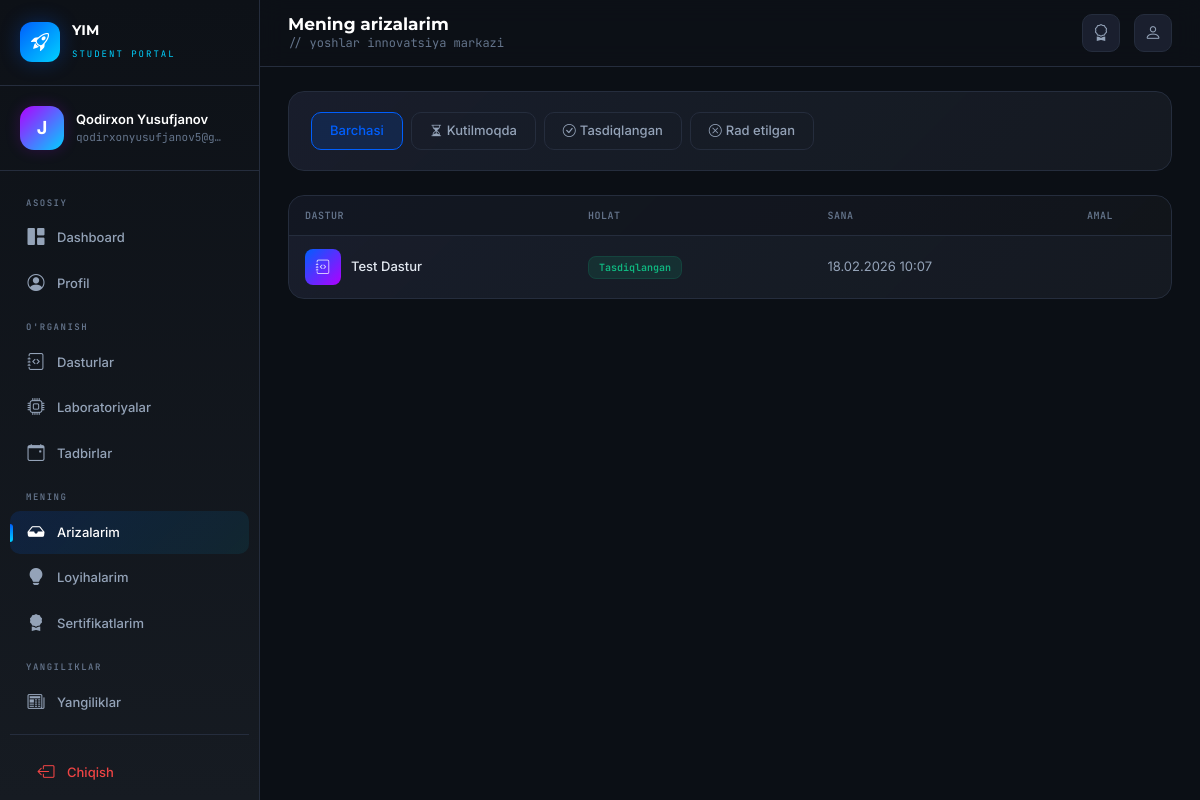
The page /student/applications/ (signed in) on the database its author committed.
### accounts/models.py (models this page shows, shortened)
class User(AbstractUser):
    ROLE_CHOICES = (
        ('admin', 'Admin'),
        ('student', 'Student'),
    )
    role = models.CharField(max_length=10, choices=ROLE_CHOICES, default='student')
    phone = models.CharField(max_length=20, blank=True, null=True)
    avatar = models.ImageField(upload_to='avatars/', blank=True, null=True)
    bio = models.TextField(blank=True, null=True)
    birth_date = models.DateField(blank=True, null=True)

### dashboard/models.py (models this page shows, shortened)
class Application(models.Model):
    STATUS_CHOICES = (
        ('pending', 'Kutilmoqda'),
        ('approved', 'Tasdiqlangan'),
        ('rejected', 'Rad etilgan'),
    )
    user = models.ForeignKey(settings.AUTH_USER_MODEL, on_delete=models.CASCADE, related_name='applications', verbose_name="Foydalanuvchi")
    program = models.ForeignKey(Program, on_delete=models.CASCADE, related_name='applications', verbose_name="Dastur")
    status = models.CharField(max_length=20, choices=STATUS_CHOICES, default='pending', verbose_name="Holat")
    message = models.TextField(blank=True, verbose_name="Xabar")
    created_at = models.DateTimeField(auto_now_add=True)
    updated_at = models.DateTimeField(auto_now=True)
    class Meta:
        ordering = ['-created_at']
        verbose_name = "Ariza"
        verbose_name_plural = "Arizalar"

class Program(models.Model):
    LEVEL_CHOICES = (
        ('beginner', "Boshlang'ich"),
        ('advanced', "Ilg'or"),
    )
    FORMAT_CHOICES = (
        ('offline', 'Offline'),
        ('online', 'Online'),
        ('hybrid', 'Gibrid'),
    )
    name = models.CharField(max_length=200, verbose_name="Nomi")
    laboratory = models.ForeignKey(Laboratory, on_delete=models.SET_NULL, null=True, blank=True, related_name='programs', verbose_name="Laboratoriya")
    image = models.ImageField(upload_to='programs/', blank=True, null=True, verbose_name="Rasm")
    description = models.TextField(blank=True, verbose_name="Tavsif")
    level = models.CharField(max_length=20, choices=LEVEL_CHOICES, default='beginner', verbose_name="Daraja")
    age_min = models.PositiveIntegerField(default=10, verbose_name="Minimal yosh")
    age_max = models.PositiveIntegerField(default=25, verbose_name="Maksimal yosh")
    format = models.CharField(max_length=20, choices=FORMAT_CHOICES, default='offline', verbose_name="Format")
    duration = models.CharField(max_length=100, blank=True, verbose_name="Davomiylik")
    start_date = models.DateField(blank=True, null=True, verbose_name="Boshlanish sanasi")
    end_date = models.DateField(blank=True, null=True, verbose_name="Tugash sanasi")
    is_active = models.BooleanField(default=True, verbose_name="Faol")
    created_at = models.DateTimeField(auto_now_add=True)
    updated_at = models.DateTimeField(auto_now=True)
    class Meta:
        ordering = ['-created_at']
        verbose_name = "Dastur"
        verbose_name_plural = "Dasturlar"

### student/views.py (the view)
# urls.py: path('applications/', views.my_applications, name='my_applications'),
@student_required
def my_applications(request):
    applications = Application.objects.filter(user=request.user).select_related('program')
    status_filter = request.GET.get('status', '')
    if status_filter:
        applications = applications.filter(status=status_filter)
    return render(request, 'student/applications.html', {
        'applications': applications,
        'status_filter': status_filter,
    })

### dashboard/context_processors.py (called while the page is built)
def pending_applications(request):
    if request.user.is_authenticated:
        try:
            count = Application.objects.filter(status='pending').count()
            return {'pending_count': count}
        except Exception:
            return {'pending_count': 0}
    return {'pending_count': 0}

### student/views.py (called while the page is built)
def student_required(view_func):
    @wraps(view_func)
    @login_required(login_url='/login/')
    def wrapper(request, *args, **kwargs):
        return view_func(request, *args, **kwargs)
    return wrapper

### templates/student/applications.html (shortened to what this page needs)
{% extends "student/base.html" %}
{% block page_title %}Mening arizalarim{% endblock %}
{% block content %}
<div class="fade-up">
    <div class="glass-card mb-4">
        <div class="glass-card-body">
            <div class="d-flex flex-wrap gap-2">
                <a href="{% url 'student:my_applications' %}" class="btn-ghost {% if not request.GET.status %}active{% endif %}">
                    Barchasi
                </a>
                <a href="{% url 'student:my_applications' %}?status=pending" class="btn-ghost {% if request.GET.status == 'pending' %}active{% endif %}">
                    <i class="bi bi-hourglass-split me-1"></i>Kutilmoqda
                </a>
                <a href="{% url 'student:my_applications' %}?status=approved" class="btn-ghost {% if request.GET.status == 'approved' %}active{% endif %}">
                    <i class="bi bi-check-circle me-1"></i>Tasdiqlangan
                </a>
                <a href="{% url 'student:my_applications' %}?status=rejected" class="btn-ghost {% if request.GET.status == 'rejected' %}active{% endif %}">
                    <i class="bi bi-x-circle me-1"></i>Rad etilgan
                </a>
            </div>
        </div>
    </div>
    {% if applications %}
    <div class="glass-card d-none d-md-block">
        <div class="glass-card-body p-0">
            <table class="dark-table">
                <thead>
                    <tr>
                        <th>Dastur</th>
                        <th>Holat</th>
                        <th>Sana</th>
                        <th style="width: 100px;">Amal</th>
                    </tr>
                </thead>
                <tbody>
                    {% for app in applications %}
                    <tr>
                        <td>
                            <div style="display: flex; align-items: center; gap: 10px;">
                                <div style="width: 36px; height: 36px; border-radius: 8px; background: linear-gradient(135deg, var(--primary), var(--purple)); display: flex; align-items: center; justify-content: center; flex-shrink: 0;">
                                    <i class="bi bi-journal-code" style="color: rgba(255,255,255,0.8); font-size: 0.9rem;"></i>
                                </div>
                                <span style="color: var(--text-main); font-weight: 500;">{{ app.program.name }}</span>
                            </div>
                        </td>
                        <td>
                            {% if app.status == "pending" %}
                                <span class="status-badge status-pending">Kutilmoqda</span>
                            {% elif app.status == "approved" %}
                                <span class="status-badge status-approved">Tasdiqlangan</span>
                            {% elif app.status == "rejected" %}
                                <span class="status-badge status-rejected">Rad etilgan</span>
                            {% endif %}
                        </td>
                        <td style="color: var(--text-dim);">{{ app.created_at|date:"d.m.Y H:i" }}</td>
                        <td>
                        </td>
                    </tr>
                    {% endfor %}
                </tbody>
            </table>
        </div>
    </div>
    {% endif %}
</div>
{% endblock %}

### templates/student/base.html (shortened to what this page needs)
{% load static %}
<!DOCTYPE html>
<html lang="uz">
<head>
    <link href="https://cdn.jsdelivr.net/npm/bootstrap@5.3.3/dist/css/bootstrap.min.css" rel="stylesheet">
    <link href="https://cdn.jsdelivr.net/npm/bootstrap-icons@1.11.3/font/bootstrap-icons.min.css" rel="stylesheet">
</head>
<body>
    <aside class="sidebar" id="sidebar">
        <div class="sidebar-brand">
            <div class="brand-logo"><i class="bi bi-rocket-takeoff"></i></div>
            <div class="brand-text">
                <h5>YIM</h5>
                <small>Student Portal</small>
            </div>
        </div>
        <div class="sidebar-profile">
            <div class="profile-avatar">
                {% if request.user.avatar %}
                <img src="{{ request.user.avatar.url }}" alt="">
                {% else %}
                {{ request.user.username|first|upper }}
                {% endif %}
            </div>
            <div class="profile-info">
                <div class="name">{{ request.user.get_full_name|default:request.user.username }}</div>
                <span class="email">{{ request.user.email|default:"student" }}</span>
            </div>
        </div>
        <nav class="sidebar-nav">
            <div class="nav-label">Asosiy</div>
            <a href="{% url 'student:home' %}" class="nav-item {% if request.resolver_match.url_name == 'home' %}active{% endif %}">
                <i class="bi bi-grid-1x2-fill"></i> Dashboard
            </a>
            <a href="{% url 'student:profile' %}" class="nav-item {% if request.resolver_match.url_name == 'profile' %}active{% endif %}">
                <i class="bi bi-person-circle"></i> Profil
            </a>
            <div class="nav-label">O'rganish</div>
            <a href="{% url 'student:program_list' %}" class="nav-item {% if 'program' in request.resolver_match.url_name %}active{% endif %}">
                <i class="bi bi-journal-code"></i> Dasturlar
            </a>
            <a href="{% url 'student:laboratory_list' %}" class="nav-item {% if 'laboratory' in request.resolver_match.url_name %}active{% endif %}">
                <i class="bi bi-cpu"></i> Laboratoriyalar
            </a>
            <a href="{% url 'student:event_list' %}" class="nav-item {% if 'event' in request.resolver_match.url_name %}active{% endif %}">
                <i class="bi bi-calendar-event"></i> Tadbirlar
            </a>
            <div class="nav-label">Mening</div>
            <a href="{% url 'student:my_applications' %}" class="nav-item {% if 'application' in request.resolver_match.url_name %}active{% endif %}">
                <i class="bi bi-inbox-fill"></i> Arizalarim
            </a>
            <a href="{% url 'student:my_projects' %}" class="nav-item {% if 'project' in request.resolver_match.url_name %}active{% endif %}">
                <i class="bi bi-lightbulb-fill"></i> Loyihalarim
            </a>
            <a href="{% url 'student:my_certificates' %}" class="nav-item {% if 'certificate' in request.resolver_match.url_name %}active{% endif %}">
                <i class="bi bi-award-fill"></i> Sertifikatlarim
            </a>
            <div class="nav-label">Yangiliklar</div>
            <a href="{% url 'student:news_list' %}" class="nav-item {% if 'news' in request.resolver_match.url_name %}active{% endif %}">
                <i class="bi bi-newspaper"></i> Yangiliklar
            </a>
            <div style="padding: 16px 10px; margin-top: 10px; border-top: 1px solid var(--dark-border);">
                <a href="{% url 'logout' %}" class="nav-item" style="color: var(--red);">
                    <i class="bi bi-box-arrow-left"></i> Chiqish
                </a>
            </div>
        </nav>
    </aside>
    <div class="main">
        <header class="topbar">
            <div class="topbar-left">
                <div class="page-heading">
                    <h4>{% block page_title %}Dashboard{% endblock %}</h4>
                    <p>{% block page_sub %}// yoshlar innovatsiya markazi{% endblock %}</p>
                </div>
            </div>
            <div class="topbar-right">
                <a href="{% url 'student:my_certificates' %}" class="topbar-btn" title="Sertifikatlar">
                    <i class="bi bi-award"></i>
                </a>
                <a href="{% url 'student:profile' %}" class="topbar-btn" title="Profil">
                    <i class="bi bi-person"></i>
                </a>
            </div>
        </header>
        <div class="content">
            {% block content %}{% endblock %}
        </div>
    </div>
</body>
</html>

### templates/student/applications.html (style rules this page uses)
.btn-ghost.active { background: rgba(0, 95, 253, 0.15); border-color: var(--primary); color: var(--primary); }

### rows shown on the page
User: user.username|first "J", user.get_full_name "Qodirxon Yusufjanov", user.email "qodirxonyusufjanov5@g…"
Application: program.name "Test Dastur", status "Tasdiqlangan", created_at "18.02.2026 10:07"
